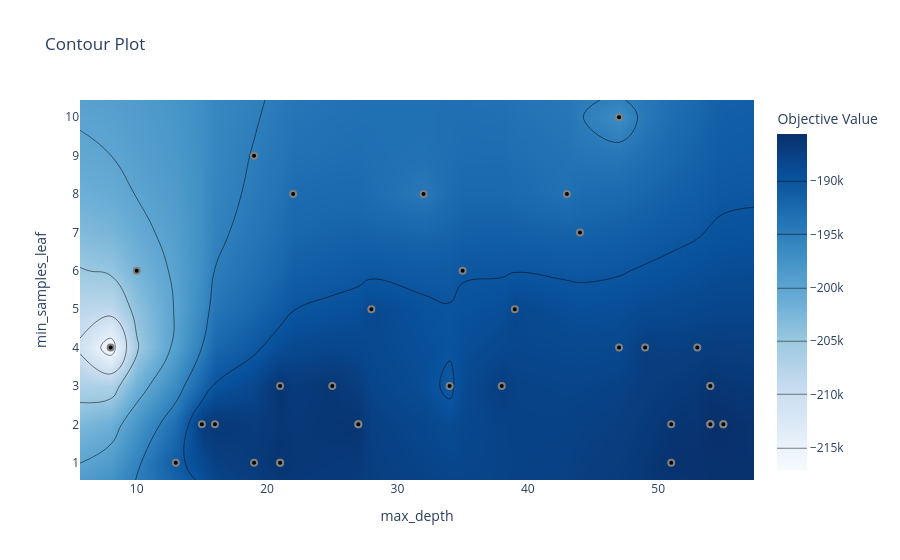

Notebook code for this chart:
### Code cell
#see just 1 countour plot
optuna.visualization.plot_contour(study, params=['min_samples_leaf', 'max_depth'])

### Figure 1 — Plotly figure (JSON) as saved in the notebook; plotly's stock layout.template omitted (floating-point values rounded to 4 significant figures; data arrays with more than 128 entries replaced by an {"elided": "..."} marker saying what was removed)
{"data": [{"colorbar": {"title": {"text": "Objective Value"}}, "colorscale": [[0, "rgb(247,251,255)"], [0.125, "rgb(222,235,247)"], [0.25, "rgb(198,219,239)"], [0.375, "rgb(158,202,225)"], [0.5, "rgb(107,174,214)"], [0.625, "rgb(66,146,198)"], [0.75, "rgb(33,113,181)"], [0.875, "rgb(8,81,156)"], [1, "rgb(8,48,107)"]], "connectgaps": true, "contours": {"coloring": "heatmap"}, "hoverinfo": "none", "line": {"smoothing": 1.3}, "reversescale": false, "type": "contour", "x": [5.65, 8, 10, 13, 15, 16, 19, 21, 22, 25, 27, 28, 32, 34, 35, 38, 39, 43, 44, 47, 49, 51, 53, 54, 55, 57.35], "y": [0.55, 1, 2, 3, 4, 5, 6, 7, 8, 9, 10, 10.45], "z": {"elided": "12x26 float values"}}, {"marker": {"color": "black", "line": {"color": "Gray", "width": 2}}, "mode": "markers", "name": "Feasible Trial", "showlegend": false, "type": "scatter", "x": [10, 21, 35, 32, 43, 19, 47, 34, 47, 22, 21, 21, 13, 25, 15, 8, 27, 28, 38, 27, 39, 19, 16, 54, 53, 54, 54, 54, 51, 49, 44, 54, 55, 55, 51], "y": [6, 3, 6, 8, 8, 9, 4, 3, 10, 8, 1, 1, 1, 3, 2, 4, 2, 5, 3, 2, 5, 1, 2, 2, 4, 2, 3, 2, 2, 4, 7, 3, 2, 2, 1]}, {"marker": {"color": "#cccccc", "line": {"color": "Gray", "width": 2}}, "mode": "markers", "name": "Infeasible Trial", "showlegend": false, "type": "scatter", "x": [], "y": []}], "layout": {"title": {"text": "Contour Plot"}, "xaxis": {"range": [5.65, 57.35], "title": {"text": "max_depth"}}, "yaxis": {"range": [0.55, 10.45], "title": {"text": "min_samples_leaf"}}}}
